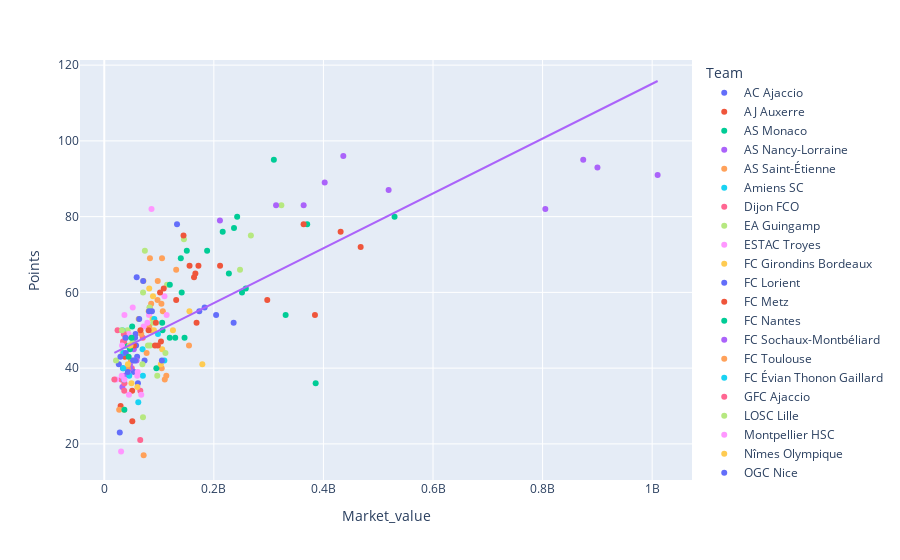

Notebook code for this chart:
### Code cell
## Points against Expenditure
fig2 = px.scatter(df, x=df.Market_value, y=df.Points, color=df.Team, trendline="ols", trendline_scope="overall")
fig2.show()

### Figure 1 — Plotly figure (JSON) as saved in the notebook; plotly's stock layout.template omitted (floating-point values rounded to 4 significant figures; data arrays with more than 128 entries replaced by an {"elided": "..."} marker saying what was removed)
{"data": [{"hovertemplate": "Team=AC Ajaccio<br>Market_value=%{x}<br>Points=%{y}<extra></extra>", "legendgroup": "AC Ajaccio", "marker": {"color": "#636efa", "symbol": "circle"}, "mode": "markers", "name": "AC Ajaccio", "orientation": "v", "showlegend": true, "type": "scatter", "x": [26550000, 34100000, 28300000], "xaxis": "x", "y": [41, 40, 23], "yaxis": "y"}, {"hovertemplate": "Team=AJ Auxerre<br>Market_value=%{x}<br>Points=%{y}<extra></extra>", "legendgroup": "AJ Auxerre", "marker": {"color": "#EF553B", "symbol": "circle"}, "mode": "markers", "name": "AJ Auxerre", "orientation": "v", "showlegend": true, "type": "scatter", "x": [50900000], "xaxis": "x", "y": [34], "yaxis": "y"}, {"hovertemplate": "Team=AS Monaco<br>Market_value=%{x}<br>Points=%{y}<extra></extra>", "legendgroup": "AS Monaco", "marker": {"color": "#00cc96", "symbol": "circle"}, "mode": "markers", "name": "AS Monaco", "orientation": "v", "showlegend": true, "type": "scatter", "x": [242550000, 187700000, 227400000, 309550000, 529799999, 385830000, 331030000, 370350000], "xaxis": "x", "y": [80, 71, 65, 95, 80, 36, 54, 78], "yaxis": "y"}, {"hovertemplate": "Team=AS Nancy-Lorraine<br>Market_value=%{x}<br>Points=%{y}<extra></extra>", "legendgroup": "AS Nancy-Lorraine", "marker": {"color": "#ab63fa", "symbol": "circle"}, "mode": "markers", "name": "AS Nancy-Lorraine", "orientation": "v", "showlegend": true, "type": "scatter", "x": [53900000, 36850000, 33100000], "xaxis": "x", "y": [45, 38, 35], "yaxis": "y"}, {"hovertemplate": "Team=AS Saint-Étienne<br>Market_value=%{x}<br>Points=%{y}<extra></extra>", "legendgroup": "AS Saint-Étienne", "marker": {"color": "#FFA15A", "symbol": "circle"}, "mode": "markers", "name": "AS Saint-Étienne", "orientation": "v", "showlegend": true, "type": "scatter", "x": [85600000, 97600000, 105400000, 83350000, 97200000, 85030000, 106880000, 131250000, 104830000, 154650000], "xaxis": "x", "y": [57, 63, 69, 69, 58, 50, 55, 66, 40, 46], "yaxis": "y"}, {"hovertemplate": "Team=Amiens SC<br>Market_value=%{x}<br>Points=%{y}<extra></extra>", "legendgroup": "Amiens SC", "marker": {"color": "#19d3f3", "symbol": "circle"}, "mode": "markers", "name": "Amiens SC", "orientation": "v", "showlegend": true, "type": "scatter", "x": [69850000, 70500000, 62080000], "xaxis": "x", "y": [45, 38, 31], "yaxis": "y"}, {"hovertemplate": "Team=Dijon FCO<br>Market_value=%{x}<br>Points=%{y}<extra></extra>", "legendgroup": "Dijon FCO", "marker": {"color": "#FF6692", "symbol": "circle"}, "mode": "markers", "name": "Dijon FCO", "orientation": "v", "showlegend": true, "type": "scatter", "x": [36800000, 31200000, 70300000, 65800000, 50230000, 65629999], "xaxis": "x", "y": [36, 37, 48, 34, 40, 21], "yaxis": "y"}, {"hovertemplate": "Team=EA Guingamp<br>Market_value=%{x}<br>Points=%{y}<extra></extra>", "legendgroup": "EA Guingamp", "marker": {"color": "#B6E880", "symbol": "circle"}, "mode": "markers", "name": "EA Guingamp", "orientation": "v", "showlegend": true, "type": "scatter", "x": [21430000, 36250000, 33500000, 42500000, 51900000, 70650000], "xaxis": "x", "y": [42, 49, 44, 50, 47, 27], "yaxis": "y"}, {"hovertemplate": "Team=ESTAC Troyes<br>Market_value=%{x}<br>Points=%{y}<extra></extra>", "legendgroup": "ESTAC Troyes", "marker": {"color": "#FF97FF", "symbol": "circle"}, "mode": "markers", "name": "ESTAC Troyes", "orientation": "v", "showlegend": true, "type": "scatter", "x": [21800000, 30700000, 45050000], "xaxis": "x", "y": [37, 18, 33], "yaxis": "y"}, {"hovertemplate": "Team=FC Girondins Bordeaux<br>Market_value=%{x}<br>Points=%{y}<extra></extra>", "legendgroup": "FC Girondins Bordeaux", "marker": {"color": "#FECB52", "symbol": "circle"}, "mode": "markers", "name": "FC Girondins Bordeaux", "orientation": "v", "showlegend": true, "type": "scatter", "x": [82050000, 80950000, 62700000, 71500000, 90700000, 88900000, 155450000, 179000000, 125350000, 105700000], "xaxis": "x", "y": [61, 55, 53, 63, 50, 59, 55, 41, 50, 45], "yaxis": "y"}, {"hovertemplate": "Team=FC Lorient<br>Market_value=%{x}<br>Points=%{y}<extra></extra>", "legendgroup": "FC Lorient", "marker": {"color": "#636efa", "symbol": "circle"}, "mode": "markers", "name": "FC Lorient", "orientation": "v", "showlegend": true, "type": "scatter", "x": [54050000, 63750000, 57150000, 59950000, 58050000, 61400000, 73530000], "xaxis": "x", "y": [39, 53, 49, 43, 46, 36, 42], "yaxis": "y"}, {"hovertemplate": "Team=FC Metz<br>Market_value=%{x}<br>Points=%{y}<extra></extra>", "legendgroup": "FC Metz", "marker": {"color": "#EF553B", "symbol": "circle"}, "mode": "markers", "name": "FC Metz", "orientation": "v", "showlegend": true, "type": "scatter", "x": [29850000, 37550000, 51200000, 54100000, 103500000], "xaxis": "x", "y": [30, 43, 26, 46, 47], "yaxis": "y"}, {"hovertemplate": "Team=FC Nantes<br>Market_value=%{x}<br>Points=%{y}<extra></extra>", "legendgroup": "FC Nantes", "marker": {"color": "#00cc96", "symbol": "circle"}, "mode": "markers", "name": "FC Nantes", "orientation": "v", "showlegend": true, "type": "scatter", "x": [39550000, 46850000, 39300000, 50900000, 105700000, 119500000, 106300000, 95080000], "xaxis": "x", "y": [46, 45, 48, 51, 52, 48, 50, 40], "yaxis": "y"}, {"hovertemplate": "Team=FC Sochaux-Montbéliard<br>Market_value=%{x}<br>Points=%{y}<extra></extra>", "legendgroup": "FC Sochaux-Montbéliard", "marker": {"color": "#ab63fa", "symbol": "circle"}, "mode": "markers", "name": "FC Sochaux-Montbéliard", "orientation": "v", "showlegend": true, "type": "scatter", "x": [58800000, 46850000, 47450000], "xaxis": "x", "y": [42, 41, 40], "yaxis": "y"}, {"hovertemplate": "Team=FC Toulouse<br>Market_value=%{x}<br>Points=%{y}<extra></extra>", "legendgroup": "FC Toulouse", "marker": {"color": "#FFA15A", "symbol": "circle"}, "mode": "markers", "name": "FC Toulouse", "orientation": "v", "showlegend": true, "type": "scatter", "x": [83050000, 82000000, 67400000, 48800000, 42900000, 77300000, 110450000, 113250000, 71880000], "xaxis": "x", "y": [56, 51, 49, 42, 40, 44, 37, 38, 17], "yaxis": "y"}, {"hovertemplate": "Team=FC Évian Thonon Gaillard<br>Market_value=%{x}<br>Points=%{y}<extra></extra>", "legendgroup": "FC Évian Thonon Gaillard", "marker": {"color": "#19d3f3", "symbol": "circle"}, "mode": "markers", "name": "FC Évian Thonon Gaillard", "orientation": "v", "showlegend": true, "type": "scatter", "x": [32900000, 34550000, 35000000, 36150000], "xaxis": "x", "y": [50, 40, 44, 37], "yaxis": "y"}, {"hovertemplate": "Team=GFC Ajaccio<br>Market_value=%{x}<br>Points=%{y}<extra></extra>", "legendgroup": "GFC Ajaccio", "marker": {"color": "#FF6692", "symbol": "circle"}, "mode": "markers", "name": "GFC Ajaccio", "orientation": "v", "showlegend": true, "type": "scatter", "x": [18400000], "xaxis": "x", "y": [37], "yaxis": "y"}, {"hovertemplate": "Team=LOSC Lille<br>Market_value=%{x}<br>Points=%{y}<extra></extra>", "legendgroup": "LOSC Lille", "marker": {"color": "#B6E880", "symbol": "circle"}, "mode": "markers", "name": "LOSC Lille", "orientation": "v", "showlegend": true, "type": "scatter", "x": [145350000, 114600000, 74100000, 82650000, 70800000, 83900000, 96750000, 267550000, 247780000, 323200000], "xaxis": "x", "y": [74, 62, 71, 56, 60, 46, 38, 75, 66, 83], "yaxis": "y"}, {"hovertemplate": "Team=Montpellier HSC<br>Market_value=%{x}<br>Points=%{y}<extra></extra>", "legendgroup": "Montpellier HSC", "marker": {"color": "#FF97FF", "symbol": "circle"}, "mode": "markers", "name": "Montpellier HSC", "orientation": "v", "showlegend": true, "type": "scatter", "x": [86200000, 78700000, 52350000, 51950000, 44400000, 60950000, 71850000, 109850000, 81680000, 113850000], "xaxis": "x", "y": [82, 52, 42, 56, 49, 39, 51, 59, 54, 54], "yaxis": "y"}, {"hovertemplate": "Team=Nîmes Olympique<br>Market_value=%{x}<br>Points=%{y}<extra></extra>", "legendgroup": "Nîmes Olympique", "marker": {"color": "#FECB52", "symbol": "circle"}, "mode": "markers", "name": "Nîmes Olympique", "orientation": "v", "showlegend": true, "type": "scatter", "x": [88150000, 49650000, 60400000], "xaxis": "x", "y": [53, 36, 35], "yaxis": "y"}, {"hovertemplate": "Team=OGC Nice<br>Market_value=%{x}<br>Points=%{y}<extra></extra>", "legendgroup": "OGC Nice", "marker": {"color": "#636efa", "symbol": "circle"}, "mode": "markers", "name": "OGC Nice", "orientation": "v", "showlegend": true, "type": "scatter", "x": [52450000, 59150000, 56100000, 56250000, 71000000, 132800000, 204100000, 183200000, 173450000, 236100000], "xaxis": "x", "y": [42, 64, 42, 48, 63, 78, 54, 56, 55, 52], "yaxis": "y"}, {"hovertemplate": "Team=Olympique Lyon<br>Market_value=%{x}<br>Points=%{y}<extra></extra>", "legendgroup": "Olympique Lyon", "marker": {"color": "#EF553B", "symbol": "circle"}, "mode": "markers", "name": "Olympique Lyon", "orientation": "v", "showlegend": true, "type": "scatter", "x": [163850000, 155650000, 108500000, 144650000, 166300000, 211350000, 363800000, 467950000, 384550000, 431400000], "xaxis": "x", "y": [64, 67, 61, 75, 65, 67, 78, 72, 54, 76], "yaxis": "y"}, {"hovertemplate": "Team=Olympique Marseille<br>Market_value=%{x}<br>Points=%{y}<extra></extra>", "legendgroup": "Olympique Marseille", "marker": {"color": "#00cc96", "symbol": "circle"}, "mode": "markers", "name": "Olympique Marseille", "orientation": "v", "showlegend": true, "type": "scatter", "x": [146500000, 150650000, 141300000, 139700000, 129500000, 119650000, 236800000, 258350000, 216150000, 251400000], "xaxis": "x", "y": [48, 71, 60, 69, 48, 62, 77, 61, 76, 60], "yaxis": "y"}, {"hovertemplate": "Team=Paris Saint-Germain<br>Market_value=%{x}<br>Points=%{y}<extra></extra>", "legendgroup": "Paris Saint-Germain", "marker": {"color": "#ab63fa", "symbol": "circle"}, "mode": "markers", "name": "Paris Saint-Germain", "orientation": "v", "showlegend": true, "type": "scatter", "x": [211100000, 313600000, 402300000, 363900000, 436300000, 519000000, 900100000, 1010000000, 874150000, 805000000], "xaxis": "x", "y": [79, 83, 89, 83, 96, 87, 93, 91, 95, 82], "yaxis": "y"}, {"hovertemplate": "Team=RC Lens<br>Market_value=%{x}<br>Points=%{y}<extra></extra>", "legendgroup": "RC Lens", "marker": {"color": "#FFA15A", "symbol": "circle"}, "mode": "markers", "name": "RC Lens", "orientation": "v", "showlegend": true, "type": "scatter", "x": [27200000, 104300000], "xaxis": "x", "y": [29, 57], "yaxis": "y"}, {"hovertemplate": "Team=RC Strasbourg Alsace<br>Market_value=%{x}<br>Points=%{y}<extra></extra>", "legendgroup": "RC Strasbourg Alsace", "marker": {"color": "#19d3f3", "symbol": "circle"}, "mode": "markers", "name": "RC Strasbourg Alsace", "orientation": "v", "showlegend": true, "type": "scatter", "x": [45600000, 98000000, 91380000, 109650000], "xaxis": "x", "y": [38, 49, 53, 42], "yaxis": "y"}, {"hovertemplate": "Team=SC Bastia<br>Market_value=%{x}<br>Points=%{y}<extra></extra>", "legendgroup": "SC Bastia", "marker": {"color": "#FF6692", "symbol": "circle"}, "mode": "markers", "name": "SC Bastia", "orientation": "v", "showlegend": true, "type": "scatter", "x": [36050000, 35600000, 34250000, 24250000, 36450000], "xaxis": "x", "y": [47, 49, 47, 50, 34], "yaxis": "y"}, {"hovertemplate": "Team=SCO Angers<br>Market_value=%{x}<br>Points=%{y}<extra></extra>", "legendgroup": "SCO Angers", "marker": {"color": "#B6E880", "symbol": "circle"}, "mode": "markers", "name": "SCO Angers", "orientation": "v", "showlegend": true, "type": "scatter", "x": [32350000, 46080000, 69550000, 79700000, 89480000, 111650000], "xaxis": "x", "y": [50, 46, 41, 46, 52, 44], "yaxis": "y"}, {"hovertemplate": "Team=SM Caen<br>Market_value=%{x}<br>Points=%{y}<extra></extra>", "legendgroup": "SM Caen", "marker": {"color": "#FF97FF", "symbol": "circle"}, "mode": "markers", "name": "SM Caen", "orientation": "v", "showlegend": true, "type": "scatter", "x": [31800000, 32400000, 36800000, 36650000, 60100000, 67550000], "xaxis": "x", "y": [38, 46, 54, 37, 38, 33], "yaxis": "y"}, {"hovertemplate": "Team=Stade Brestois 29<br>Market_value=%{x}<br>Points=%{y}<extra></extra>", "legendgroup": "Stade Brestois 29", "marker": {"color": "#FECB52", "symbol": "circle"}, "mode": "markers", "name": "Stade Brestois 29", "orientation": "v", "showlegend": true, "type": "scatter", "x": [43200000, 36100000, 47780000, 103230000], "xaxis": "x", "y": [41, 29, 46, 41], "yaxis": "y"}, {"hovertemplate": "Team=Stade Reims<br>Market_value=%{x}<br>Points=%{y}<extra></extra>", "legendgroup": "Stade Reims", "marker": {"color": "#636efa", "symbol": "circle"}, "mode": "markers", "name": "Stade Reims", "orientation": "v", "showlegend": true, "type": "scatter", "x": [29500000, 38730000, 39250000, 42950000, 86950000, 81680000, 105180000], "xaxis": "x", "y": [43, 48, 44, 39, 55, 55, 42], "yaxis": "y"}, {"hovertemplate": "Team=Stade Rennais FC<br>Market_value=%{x}<br>Points=%{y}<extra></extra>", "legendgroup": "Stade Rennais FC", "marker": {"color": "#EF553B", "symbol": "circle"}, "mode": "markers", "name": "Stade Rennais FC", "orientation": "v", "showlegend": true, "type": "scatter", "x": [101800000, 97800000, 92600000, 66000000, 94150000, 80900000, 131250000, 168450000, 171880000, 297500000], "xaxis": "x", "y": [60, 46, 46, 50, 52, 50, 58, 52, 67, 58], "yaxis": "y"}, {"hovertemplate": "Team=Valenciennes FC<br>Market_value=%{x}<br>Points=%{y}<extra></extra>", "legendgroup": "Valenciennes FC", "marker": {"color": "#00cc96", "symbol": "circle"}, "mode": "markers", "name": "Valenciennes FC", "orientation": "v", "showlegend": true, "type": "scatter", "x": [44500000, 49750000, 36650000], "xaxis": "x", "y": [43, 48, 29], "yaxis": "y"}, {"hovertemplate": "<b>OLS trendline</b><br>Points = 7.24045e-08 * Market_value + 42.6822<br>R<sup>2</sup>=0.481788<br><br>Market_value=%{x}<br>Points=%{y} <b>(trend)</b><extra></extra>", "legendgroup": "Overall Trendline", "line": {"color": "#ab63fa"}, "mode": "lines", "name": "Overall Trendline", "showlegend": true, "type": "scatter", "x": {"elided": "200 int values"}, "xaxis": "x", "y": {"elided": "200 float values"}, "yaxis": "y"}], "layout": {"legend": {"title": {"text": "Team"}, "tracegroupgap": 0}, "margin": {"t": 60}, "xaxis": {"anchor": "y", "domain": [0, 1], "title": {"text": "Market_value"}}, "yaxis": {"anchor": "x", "domain": [0, 1], "title": {"text": "Points"}}}}
